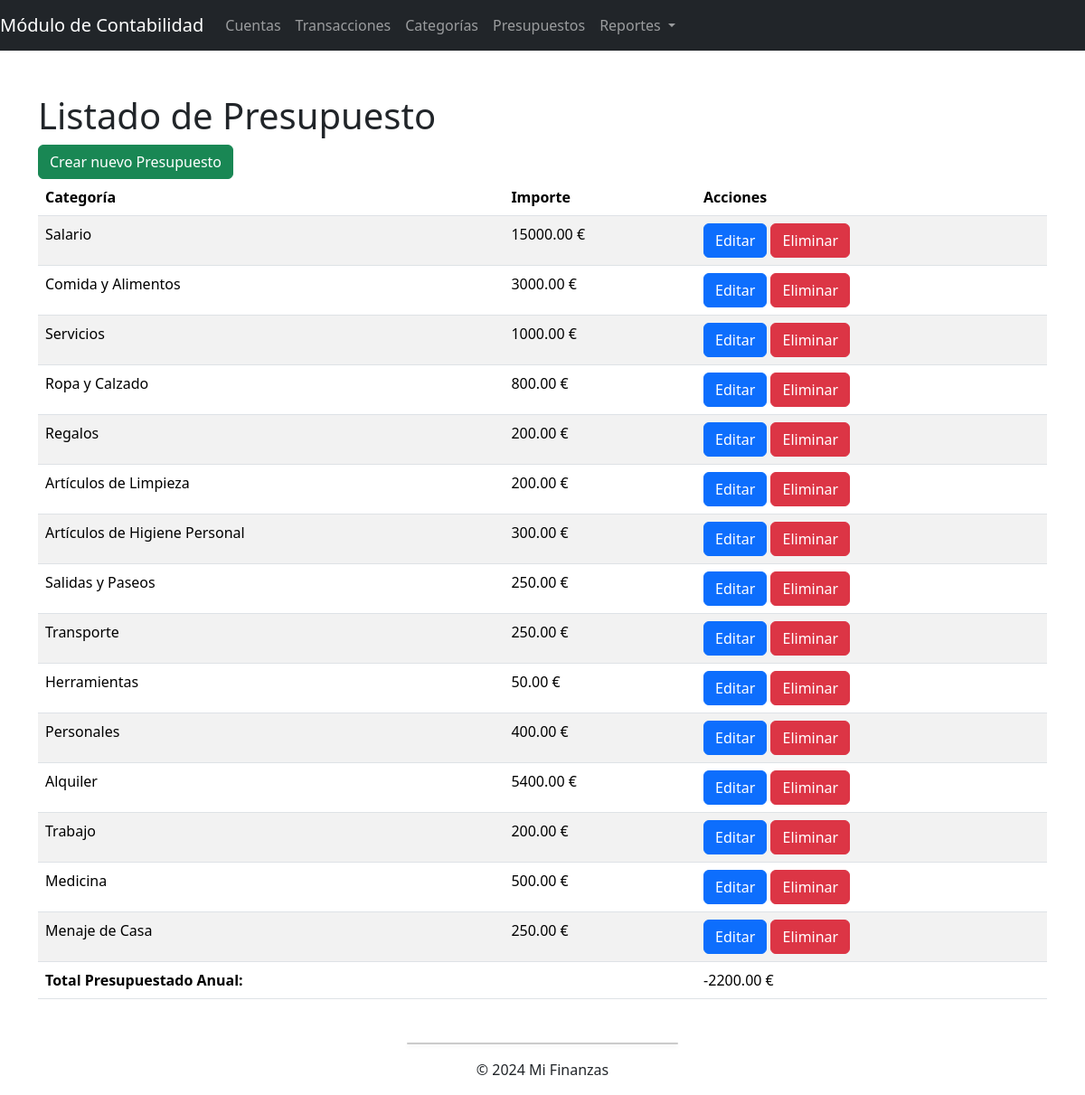
/presupuestos/, run on the app's committed database.
### contabilidad/models.py (models this page shows)
class Presupuesto(models.Model):
    id = models.AutoField(primary_key=True)
    categoria = models.ForeignKey(Categoria, on_delete=models.CASCADE)
    importe = models.DecimalField(max_digits=10, decimal_places=2)

class Categoria(models.Model):
    id = models.AutoField(primary_key=True)
    nombre = models.CharField(max_length=255)
    def __str__(self):
        return self.nombre

### contabilidad/views.py (the view)
# urls.py: path('presupuestos/', presupuesto_listar, name='presupuesto_listar'),
def presupuesto_listar(request):
    presupuestos = Presupuesto.objects.all()
    salario = presupuestos.filter(categoria__nombre='Salario').aggregate(Sum('importe'))['importe__sum']
    salario_importe = salario if salario else 0
    total_otros = presupuestos.exclude(categoria__nombre='Salario').aggregate(Sum('importe'))['importe__sum']
    total_otros = total_otros if total_otros else 0
    total = total_otros - salario_importe
    context = {
        'presupuestos': presupuestos,
        'total': total,
    }
    return render(request, 'contabilidad/presupuestos/listar.html', context)

### contabilidad/templates/contabilidad/presupuestos/listar.html (shortened to what this page needs)
{% extends 'base.html' %}
{% block content %}
    <h1>Listado de Presupuesto</h1>
    <a href="{% url 'presupuesto_crear' %}" class="btn btn-success">Crear nuevo Presupuesto</a>
    <table class="table table-striped table-hover">
        <thead>
            <tr>
                <th>Categoría</th>
                <th>Importe</th>
                <th>Acciones</th>
            </tr>
        </thead>
        <tbody>
            {% for presupuesto in presupuestos %}
            <tr>
                <td>{{ presupuesto.categoria }}</td>
                <td>{{ presupuesto.importe|floatformat:2 }} €</td>
                <td>
                    <a href="{% url 'presupuesto_editar' presupuesto.id %}" class="btn btn-primary">Editar</a>
                    <a href="{% url 'presupuesto_eliminar' presupuesto.id %}" class="btn btn-danger">Eliminar</a>
                </td>
            </tr>
            {% endfor %}
        </tbody>
        <tfoot>
            <tr>
                <td colspan="2"><strong>Total Presupuestado Anual:</strong></td>
                <td>{{ total|floatformat:2 }} €</td>
            </tr>
        </tfoot>
    </table>
{% endblock %}

### data on the page
Presupuesto: categoria "Salario", importe "15000.00"
Presupuesto: categoria "Comida y Alimentos", importe "3000.00"
Presupuesto: categoria "Servicios", importe "1000.00"
Presupuesto: categoria "Ropa y Calzado", importe "800.00"
Presupuesto: categoria "Regalos", importe "200.00"
Presupuesto: categoria "Artículos de Limpieza", importe "200.00"
Presupuesto: categoria "Artículos de Higiene Personal", importe "300.00"
Presupuesto: categoria "Salidas y Paseos", importe "250.00"
Presupuesto: categoria "Transporte", importe "250.00"
Presupuesto: categoria "Herramientas", importe "50.00"
Presupuesto: categoria "Personales", importe "400.00"
Presupuesto: categoria "Alquiler", importe "5400.00"
Presupuesto: categoria "Trabajo", importe "200.00"
Presupuesto: categoria "Medicina", importe "500.00"
Presupuesto: categoria "Menaje de Casa", importe "250.00"

### other printed values
{{ total|floatformat:2 }} "-2200.00"
